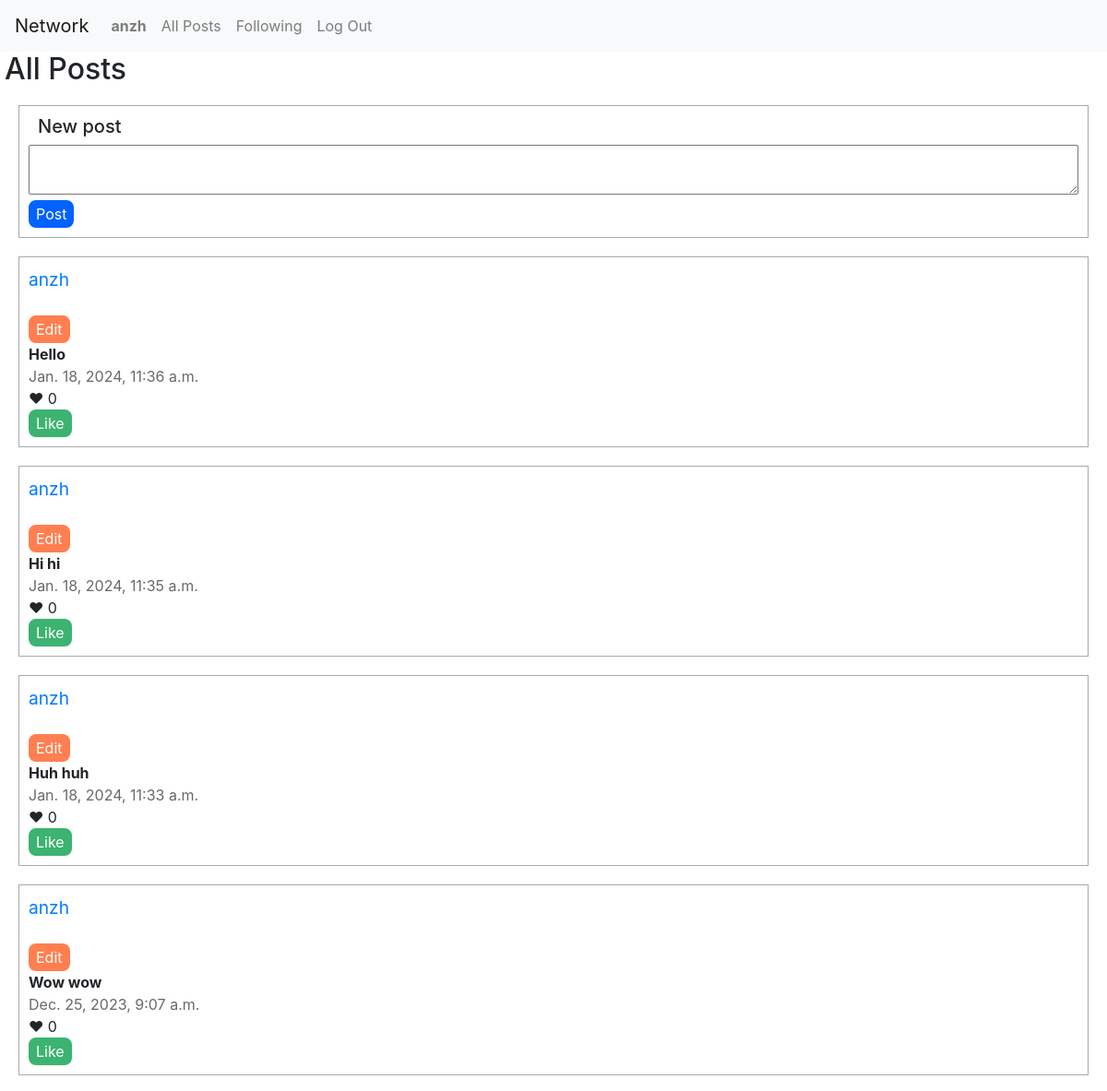
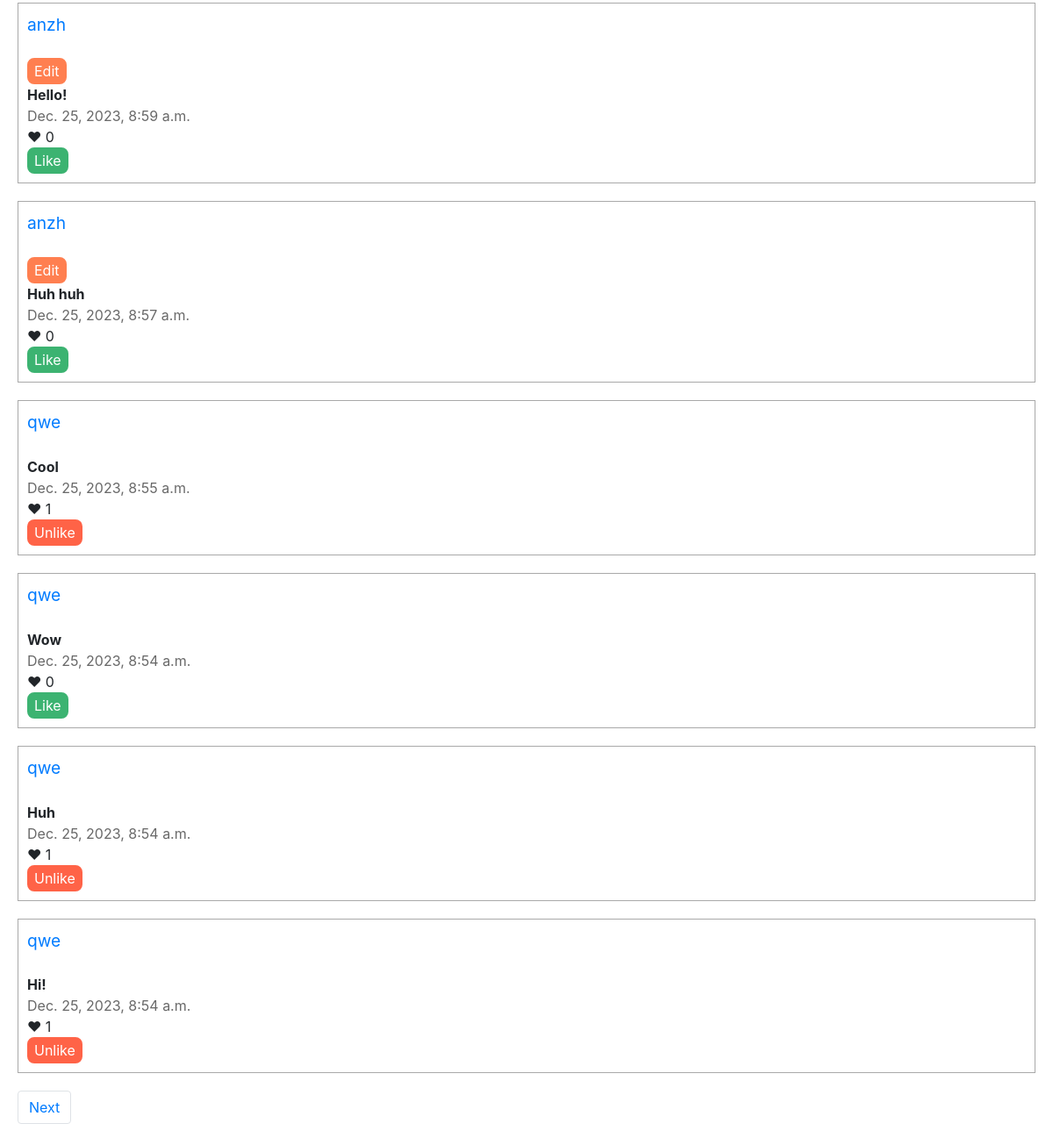
/ (signed in), run on the app's committed database (2 pictures, top to bottom).
### network/models.py (models this page shows, shortened)
class User(AbstractUser):
    pass

class Post(models.Model):
    author = models.ForeignKey(User, on_delete=models.CASCADE, blank=True, null=True, related_name="author")
    content = models.TextField()
    time = models.DateTimeField(db_default=Now())
    likes = models.IntegerField(default=0)

### network/views.py (the view)
# urls.py: path("", views.index, name="index"),
@csrf_exempt
def index(request):
    posts = Post.objects.all()
    posts = posts.order_by("-time").all()
    paginator = Paginator(posts, 10)
    page_number = request.GET.get('page')
    page_obj = paginator.get_page(page_number)
    try:
        likes = Like.objects.filter(user=request.user)
        liked_posts = []
        for like in likes:
            liked_posts.append(like.post)
    except:
        liked_posts = []
    return render(request, "network/index.html" , {
        "page_obj": page_obj,
        "liked_posts": liked_posts,
    })

### network/templates/network/index.html (shortened to what this page needs)
{% extends "network/layout.html" %}
{% load static %}
{% block body %}
    <h2 style="padding-left: 5px;">All Posts</h2>
    {% if user.is_authenticated %}
    <div id="new_post">
        <h5 style="padding-left: 10px;">New post</h5>
        <form id="create-post">
            <textarea name="create" id="create"></textarea>
            <br/>
            <input type="submit" value="Post" style="background-color: rgb(0, 98, 255); color: white; border-radius: 8px; border: 2px solid rgb(0, 98, 255);">
        </form>
    </div>
    {% endif %}
    {% for post in page_obj %}
        <div id="edit {{post.id}}" style="display: block; border-style: solid; border-width: 1px; border-color: darkgrey; padding: 10px; margin: 20px;">
            <span style="font-size: larger;"><a href="{% url 'profile' username=post.author %}">{{ post.author }}</a></span><br/><br/>
            {% if user.is_authenticated and request.user == post.author %}
                <button class="editbtn" style="background-color: coral; border-radius: 8px; color: white; border: 2px solid coral;">Edit</button>
                <br/>
            {% endif %}
            <strong><span id="s {{post.id}}">{{ post.content }}</span></strong><br/>
            <span style="color: dimgray;">{{ post.time }}</span><br/>
            &#10084; <span id="l {{post.id}}">{{ post.likes }}</span><br/>
            {% if user.is_authenticated %}
                {% if post not in liked_posts %}
                    <button id="like {{ post.id }}" onclick="like('{{ post.id }}')" style="display: block; background-color: mediumseagreen; border-radius: 8px; color: white; border: 2px solid mediumseagreen;" value="Like">Like</button>
                {% else %}
                    <button id="unlike {{ post.id }}" onclick="unlike('{{ post.id }}')" style="display: block; background-color: tomato; border-radius: 8px; color: white; border: 2px solid tomato;" value="Unlike">Unlike</button>
                {% endif %}
            {% endif %}
        </div>
    {% endfor %}
    <nav aria-label="Page navigation example">
        <ul class="pagination">
            {% if page_obj.has_next %}
                <li class="page-item" style="padding-left: 20px;"><a class="page-link" href="?page={{ page_obj.next_page_number }}">Next</a></li>
            {% endif %}
        </ul>
    </nav>
{% endblock %}

### network/templates/network/layout.html (shortened to what this page needs)
{% load static %}
<!DOCTYPE html>
<html lang="en">
    <head>
        <link rel="stylesheet" href="https://stackpath.bootstrapcdn.com/bootstrap/4.4.1/css/bootstrap.min.css">
        <link href="{% static 'network/styles.css' %}" rel="stylesheet">
    </head>
    <body>
        <nav class="navbar navbar-expand-lg navbar-light bg-light">
            <a class="navbar-brand" href="{% url 'index' %}">Network</a>
            <div>
              <ul class="navbar-nav mr-auto">
                {% if user.is_authenticated %}
                    <li class="nav-item">
                        <a class="nav-link" href="{% url 'profile' username=request.user %}"><strong>{{ user.username }}</strong></a>
                    </li>
                {% endif %}
                <li class="nav-item">
                  <a class="nav-link" href="{% url 'index' %}">All Posts</a>
                </li>
                {% if user.is_authenticated %}
                    <li class="nav-item">
                        <a class="nav-link" href="{% url 'following' %}">Following</a>
                    </li>
                    <li class="nav-item">
                        <a class="nav-link" href="{% url 'logout' %}">Log Out</a>
                    </li>
                {% endif %}
              </ul>
            </div>
          </nav>
        <div class="body">
            {% block body %}
            {% endblock %}
        </div>
    </body>
</html>

### network/static/network/styles.css (style rules this page uses)
#new_post { border-style: solid; border-width: 1px; border-color: darkgrey; padding: 10px; margin: 20px; }
#create { width: 100%; box-sizing: border-box; }

### data on the page
User: username "anzh"
Post: author "anzh", shows "Edit", content "Hello", time "Jan. 18, 2024, 11:36 a.m.", likes "0"
Post: author "anzh", shows "Edit", content "Hi hi", time "Jan. 18, 2024, 11:35 a.m.", likes "0"
Post: author "anzh", shows "Edit", content "Huh huh", time "Jan. 18, 2024, 11:33 a.m.", likes "0"
Post: author "anzh", shows "Edit", content "Wow wow", time "Dec. 25, 2023, 9:07 a.m.", likes "0"
Post: author "anzh", shows "Edit", content "Hello!", time "Dec. 25, 2023, 8:59 a.m.", likes "0"
Post: author "anzh", shows "Edit", content "Huh huh", time "Dec. 25, 2023, 8:57 a.m.", likes "0"
Post: author "qwe", content "Cool", time "Dec. 25, 2023, 8:55 a.m.", likes "1"
Post: author "qwe", content "Wow", time "Dec. 25, 2023, 8:54 a.m.", likes "0"
Post: author "qwe", content "Huh", time "Dec. 25, 2023, 8:54 a.m.", likes "1"
Post: author "qwe", content "Hi!", time "Dec. 25, 2023, 8:54 a.m.", likes "1"
